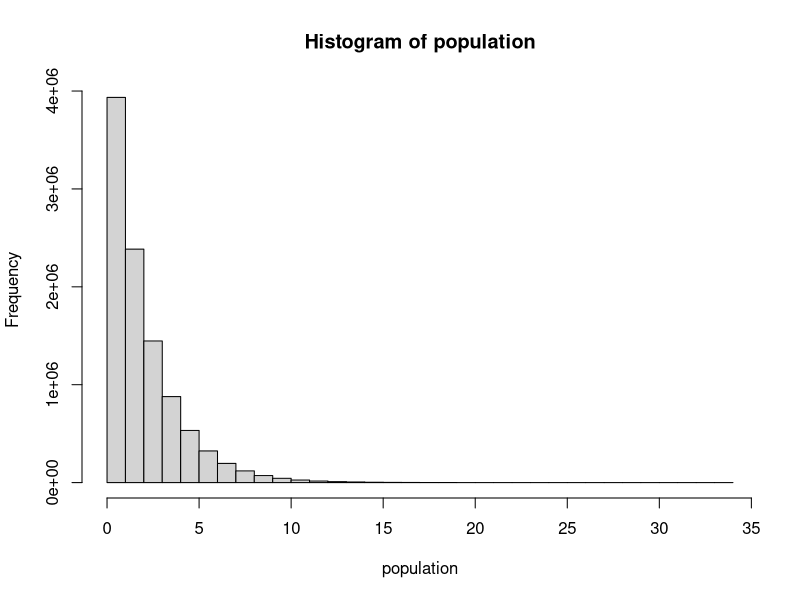
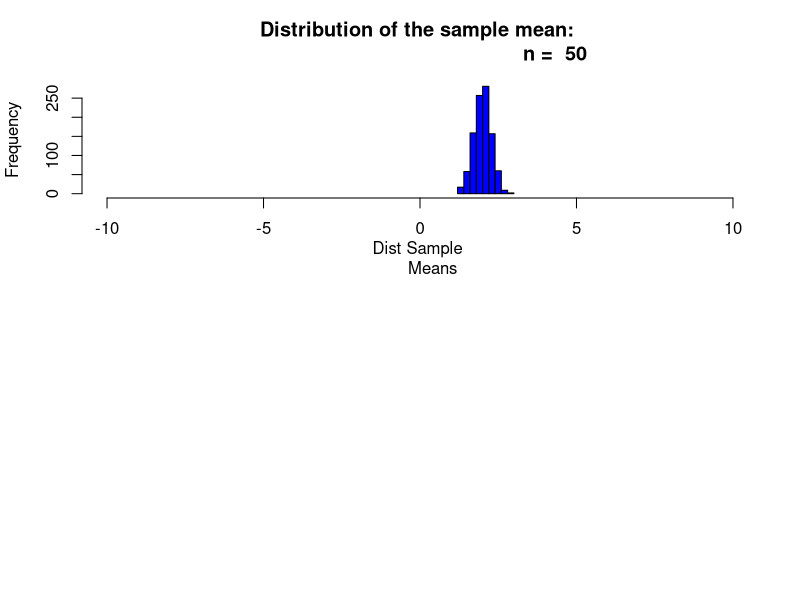

Write R code to recreate these figures, in order.
# Adapt the code to generate a population of 10,000,000 from a chi-square  
# distribution with 2 degrees of freedom.  This is a heavily right 
# skewed distribution.  (Hint: rchisq()).  You will have to read up on this 
# function and probably do some trial and error.  Being able to learn new 
# functions and methods is a key skill.

n = 1.0e7 # number of data points
df = 2 # number of independent variables
ncp = 0 # non-centrality parameter
# rchisq(n, df, ncp) generates random numbers from a chi-square distribution
population = rchisq(n=n,df=df, ncp=ncp) 

# Provide a histogram of this population… display the right skewness.
hist(population)

# Record the mean and standard deviation of this population.  
mu = mean(population) # about 2.0
sigma = sd(population) # about 2.0

# According to the central limit theorem, what should be the approximate 
# distribution of sample means of size 50 from this right skewed population?  
# What should be the mean and standard error of the mean (standard deviation 
# of the distribution of sample means)?  
# Answer: the distribution should be very slim, because the number of samples 
# is so great.

n = 50 # sample size per sample for distribution
simulations = 1000 #number of samples and thus number of xbars we will generate.  
#mu = 0; # mean parameter for use with normal distribuions
#sigma = 1; # standard deviation parameter for use with normal distribuions

xbar_holder = numeric(simulations) # This will hold all the sample means for the first distribution.

for (i in 1:simulations)
{ 
  sample = rnorm(n,mean = mu, sd = sigma)
  xbar = mean(sample)
  xbar_holder[i] = xbar
}

par(mfrow = c(2,1))
# The approximate distribution of the sample mean: n = 50
hist(xbar_holder, col = "blue", main = paste("Distribution of the sample mean: 
                                             n = ", n), xlab = "Dist Sample 
     Means", xlim = c(-10,10))


# the standard error of the mean is sigma/sqrt(length(n))
se = sigma / sqrt(n)
se # 0.06322449

summary(xbar_holder) #5 number summary and the mean
sd(xbar_holder) # standard deviation of distribution

# Now let’s check this: Adapt the CLT code to draw 10,000 means each of size 50 
# from this population and provide the sampling distribution of this sample 
# mean.  Provide a histogram of these 10,000 sample means.
